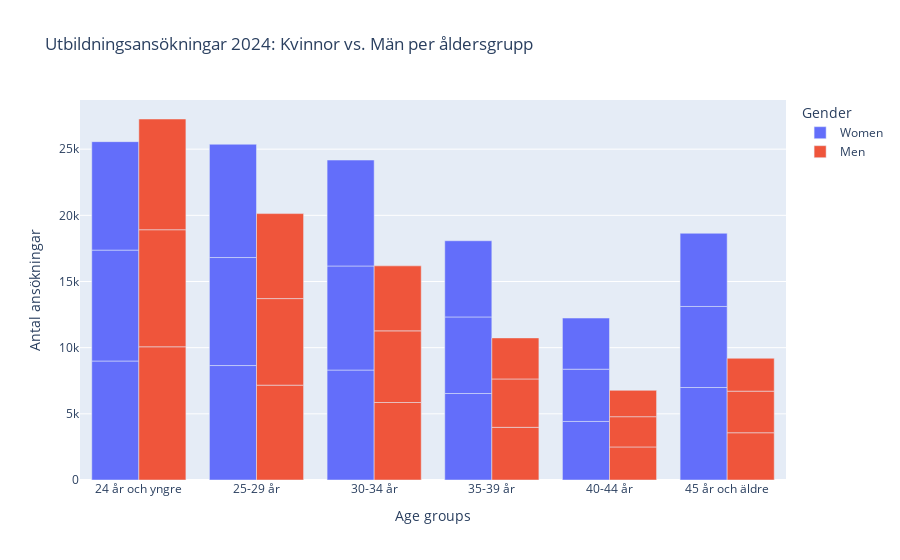

Notebook code cell kept with this figure:
### Markdown cell above
## Pie chart for Age ranges

### Code cell
import pandas as pd
import plotly.express as px

# Read the data
df = pd.read_excel("data/Utbildningsansökning_age.xlsx", sheet_name="Age")
df.columns = df.columns.str.strip()

# Reshape data for grouped bar chart
df_melted = df.melt(id_vars=["Age groups"], value_vars=["Women", "Men"],
                    var_name="Gender", value_name="Applications")

# Create grouped bar chart
fig = px.bar(
    df_melted,
    x="Age groups",
    y="Applications",
    color="Gender",
    barmode="group",
    title="Utbildningsansökningar 2024: Kvinnor vs. Män per åldersgrupp",
    labels={"Applications": "Antal ansökningar"}
)

fig.show()

### Figure 1 — Plotly figure (JSON) as saved in the notebook; plotly's stock layout.template omitted (floating-point values rounded to 4 significant figures)
{"data": [{"alignmentgroup": "True", "hovertemplate": "Gender=Women<br>Age groups=%{x}<br>Antal ansökningar=%{y}<extra></extra>", "legendgroup": "Women", "marker": {"color": "#636efa", "pattern": {"shape": ""}}, "name": "Women", "offsetgroup": "Women", "orientation": "v", "showlegend": true, "textposition": "auto", "type": "bar", "x": ["24 år och yngre", "25-29 år", "30-34 år", "35-39 år", "40-44 år", "45 år och äldre", "24 år och yngre", "25-29 år", "30-34 år", "35-39 år", "40-44 år", "45 år och äldre", "24 år och yngre", "25-29 år", "30-34 år", "35-39 år", "40-44 år", "45 år och äldre"], "xaxis": "x", "y": [8992, 8649, 8308, 6536, 4424, 6990, 8380, 8162, 7864, 5785, 3950, 6123, 8195, 8559, 8006, 5758, 3863, 5531], "yaxis": "y"}, {"alignmentgroup": "True", "hovertemplate": "Gender=Men<br>Age groups=%{x}<br>Antal ansökningar=%{y}<extra></extra>", "legendgroup": "Men", "marker": {"color": "#EF553B", "pattern": {"shape": ""}}, "name": "Men", "offsetgroup": "Men", "orientation": "v", "showlegend": true, "textposition": "auto", "type": "bar", "x": ["24 år och yngre", "25-29 år", "30-34 år", "35-39 år", "40-44 år", "45 år och äldre", "24 år och yngre", "25-29 år", "30-34 år", "35-39 år", "40-44 år", "45 år och äldre", "24 år och yngre", "25-29 år", "30-34 år", "35-39 år", "40-44 år", "45 år och äldre"], "xaxis": "x", "y": [10066, 7167, 5856, 3979, 2498, 3571, 8846, 6542, 5414, 3656, 2285, 3143, 8367, 6422, 4911, 3102, 1993, 2484], "yaxis": "y"}], "layout": {"barmode": "group", "legend": {"title": {"text": "Gender"}, "tracegroupgap": 0}, "title": {"text": "Utbildningsansökningar 2024: Kvinnor vs. Män per åldersgrupp"}, "xaxis": {"anchor": "y", "domain": [0, 1], "title": {"text": "Age groups"}}, "yaxis": {"anchor": "x", "domain": [0, 1], "title": {"text": "Antal ansökningar"}}}}
